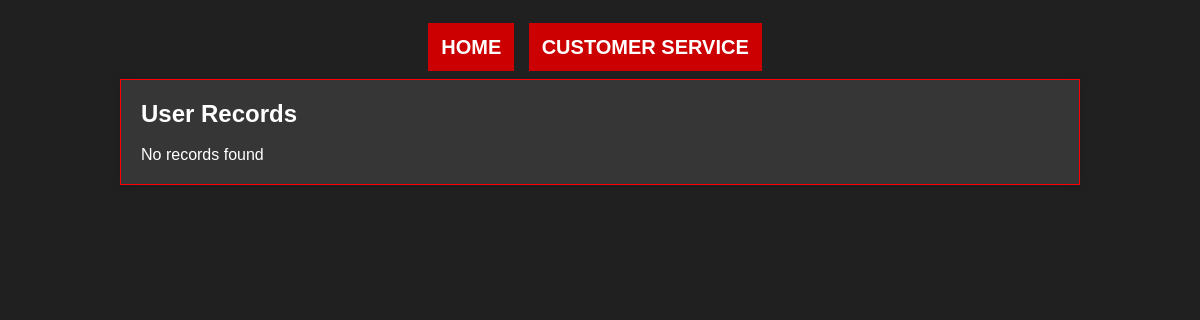
/php/customer_display.php, run on an earlier commit of the app's database.
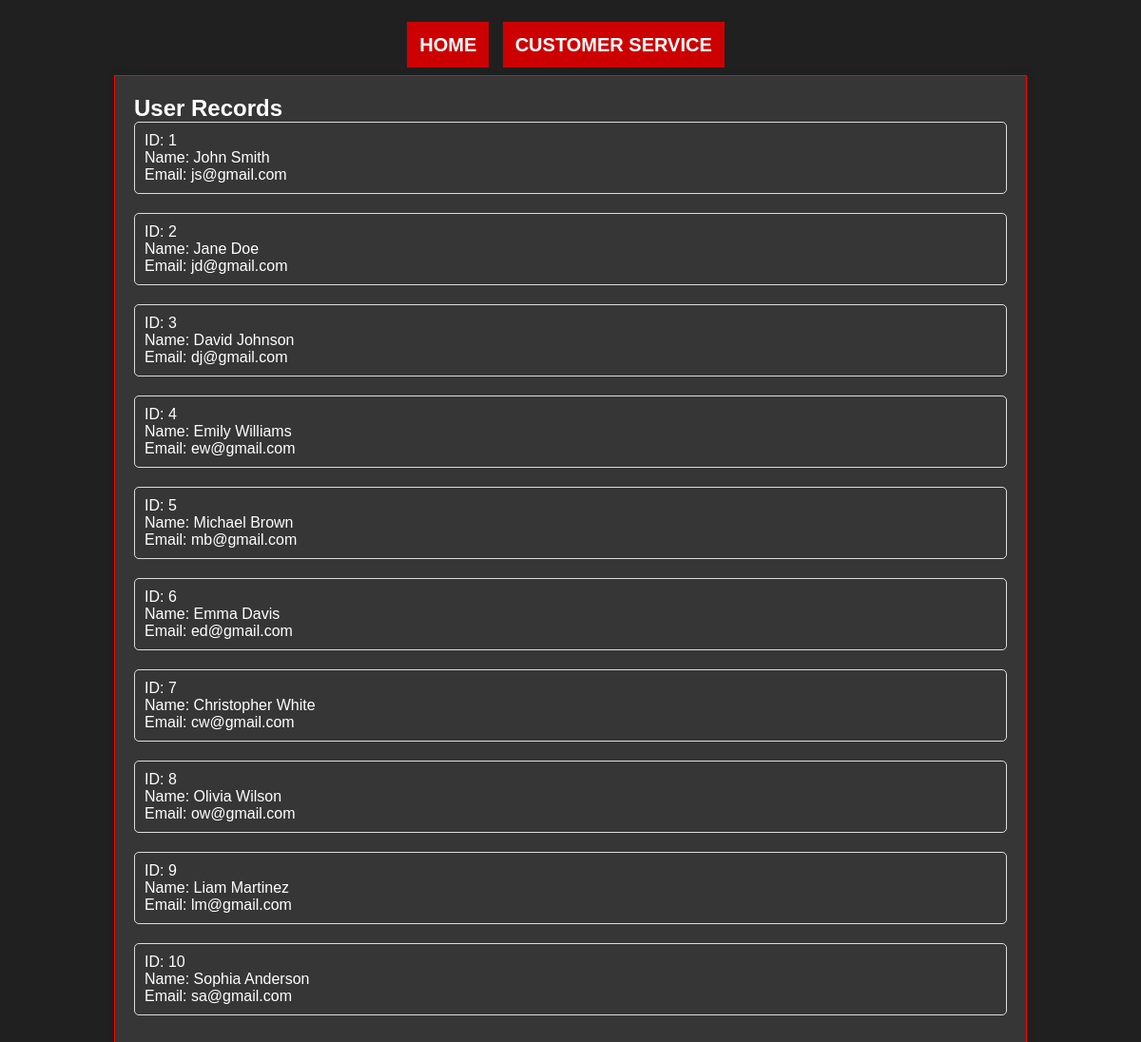
And on a later commit of the database.
### tables this page shows
CREATE TABLE User 
(
    userID INT AUTO_INCREMENT PRIMARY KEY,
    userName VARCHAR(20),
    email VARCHAR(50),
    phone VARCHAR(50),
    password VARCHAR(20) NOT NULL
);

### php/customer_display.php (the view, shortened to what this page needs)
<!DOCTYPE html>
<html lang="en">
<head>
    <link rel="stylesheet" href="../css/customer.css">
    <link rel="stylesheet" href="../css/header-footer.css">
</head>
<body>
    <br><br>
    <div class="button-row" align="center">
        <a href="../html/home.html" class="links">HOME</a>
        <a href="../html/customer.html" class="links">CUSTOMER SERVICE</a>
    </div>
    <div class="container">
        <h2>User Records</h2>
        <?php
            $conn = mysqli_connect("localhost", "root", "", "BMSystem");
            $query = "SELECT * FROM User";
            $r1 = mysqli_query($conn, $query);
            if ($r1) {
                $n = mysqli_num_rows($r1);
                if ($n > 0) {
                    while ($info = mysqli_fetch_array($r1)) {
                        echo '<div class="record">';
                        echo '<p>ID: ' . $info['userID'] . '</p>';
                        echo '<p>Name: ' . $info['userName'] . '</p>';
                        echo '<p>Email: ' . $info['email'] . '</p>';
                        echo '</div>';
                    }
                } else {
                    echo "<br> No records found";
                }
            } else {
                echo "<br>Error in search operation: " . mysqli_error($conn);
                exit();
            }
        ?>
    </div>
</body>
</html>

### css/customer.css (style rules this page uses)
* { box-sizing: border-box; padding: 0px; margin: 0px; }
body { background-color: #212121; }

### css/header-footer.css (style rules this page uses)
body { background-color: #212121; color: whitesmoke; }
.links { text-decoration: none; color: white; background-color: #c00; padding: 13px; font-size: 20px; font-weight: bolder; margin-right: 10px; }

### php/customer_display.php (style rules this page uses)
body { font-family: Arial, sans-serif; background-color: #202020; margin: 0; padding: 0; }
.container { width: 80%; margin: 20px auto; color:white; background-color: #363636; padding: 20px; box-shadow: 0 0 10px rgba(0, 0, 0, 0.1); border: 1px solid red; }
h2 { color: white; }
.record { margin-bottom: 20px; padding: 10px; border: 1px solid #ddd; border-radius: 5px; }

What changed in the data, as far as the page shows it:
added user: userID "1", userName "John Smith", email "js@gmail.com"
added user: userID "2", userName "Jane Doe", email "jd@gmail.com"
added user: userID "3", userName "David Johnson", email "dj@gmail.com"
added user: userID "4", userName "Emily Williams", email "ew@gmail.com"
added user: userID "5", userName "Michael Brown", email "mb@gmail.com"
added user: userID "6", userName "Emma Davis", email "ed@gmail.com"
added user: userID "7", userName "Christopher White", email "cw@gmail.com"
added user: userID "8", userName "Olivia Wilson", email "ow@gmail.com"
added user: userID "9", userName "Liam Martinez", email "lm@gmail.com"
added user: userID "10", userName "Sophia Anderson", email "sa@gmail.com"
Also different on the page:
text no longer shown: "No records found"
